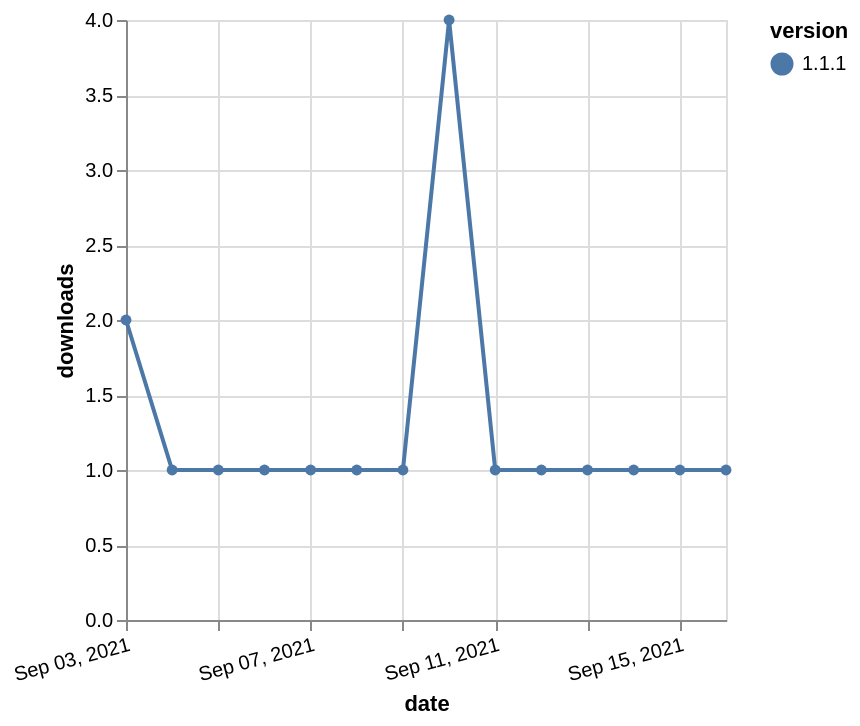

Describe this chart as a Vega-Lite specification.
### Vega-Lite specification from a JSON file in a GitHub repository (floating-point values rounded to 4 significant figures)
{"$schema": "https://vega.github.io/schema/vega-lite/v5.json", "description": "A simple bar chart with embedded data.", "data": {"values": [{"date": "2021-09-03", "total": 175, "delta": 2, "version": "1.1.1"}, {"date": "2021-09-04", "total": 176, "delta": 1, "version": "1.1.1"}, {"date": "2021-09-05", "total": 177, "delta": 1, "version": "1.1.1"}, {"date": "2021-09-06", "total": 178, "delta": 1, "version": "1.1.1"}, {"date": "2021-09-07", "total": 179, "delta": 1, "version": "1.1.1"}, {"date": "2021-09-08", "total": 180, "delta": 1, "version": "1.1.1"}, {"date": "2021-09-09", "total": 181, "delta": 1, "version": "1.1.1"}, {"date": "2021-09-10", "total": 185, "delta": 4, "version": "1.1.1"}, {"date": "2021-09-11", "total": 186, "delta": 1, "version": "1.1.1"}, {"date": "2021-09-12", "total": 187, "delta": 1, "version": "1.1.1"}, {"date": "2021-09-13", "total": 188, "delta": 1, "version": "1.1.1"}, {"date": "2021-09-14", "total": 189, "delta": 1, "version": "1.1.1"}, {"date": "2021-09-15", "total": 190, "delta": 1, "version": "1.1.1"}, {"date": "2021-09-16", "total": 191, "delta": 1, "version": "1.1.1"}]}, "width": "container", "mark": {"type": "line", "point": {"filled": true}}, "encoding": {"x": {"field": "date", "type": "temporal", "timeUnit": "yearmonthdate", "title": "date", "axis": {"labelAngle": -15}}, "y": {"field": "delta", "type": "quantitative", "title": "downloads"}, "color": {"field": "version", "type": "nominal"}, "tooltip": {"field": "delta"}}}
